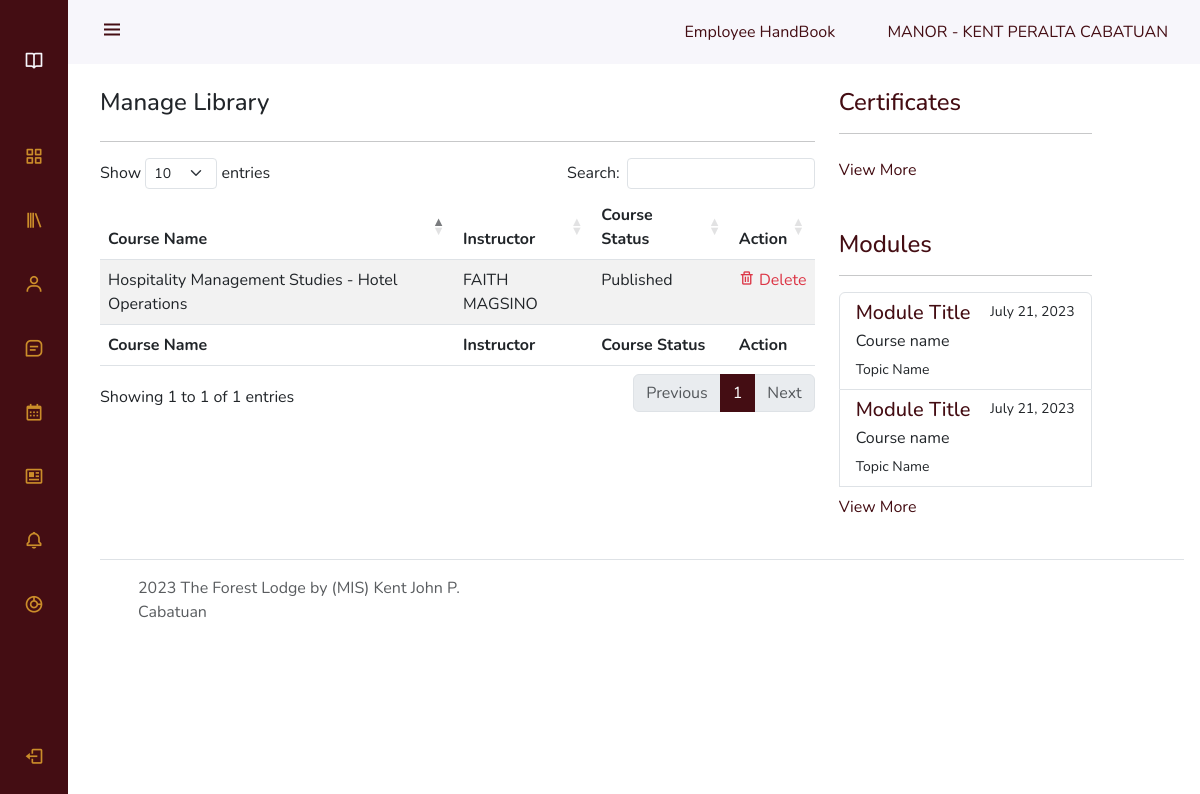
The page /manage_library.php (signed in) on the database its author committed.
### tables this page shows
CREATE TABLE `tbl_employee` (
  `employee_id` int(100) NOT NULL,
  `employee_username` varchar(255) NOT NULL,
  `employee_mobile_number` varchar(50) NOT NULL,
  `employee_email` varchar(255) NOT NULL,
  `employee_password` varchar(255) NOT NULL,
  `employee_first_name` varchar(50) NOT NULL,
  `employee_last_name` varchar(50) NOT NULL,
  `employee_middle_name` varchar(20) NOT NULL,
  `employee_suffix` varchar(20) NOT NULL,
  `employee_job_title` varchar(50) NOT NULL,
  `department_id` int(20) NOT NULL,
  `employee_baguio_address` varchar(50) NOT NULL,
  `employee_present_address` varchar(50) NOT NULL,
  `account_type` varchar(20) NOT NULL,
  `account_status` varchar(20) NOT NULL,
  `property` varchar(50) NOT NULL,
  `employee_date_started` varchar(100) NOT NULL,
  `employment_status` varchar(100) NOT NULL,
  `birth_date` varchar(100) NOT NULL,
  `civil_status` varchar(20) NOT NULL
);

CREATE TABLE `tbl_course` (
  `course_id` int(10) NOT NULL,
  `course_name` varchar(50) NOT NULL,
  `course_description` text NOT NULL,
  `instructor_id` int(10) NOT NULL,
  `department_id` int(10) NOT NULL,
  `course_date` varchar(20) NOT NULL,
  `course_status` varchar(15) NOT NULL,
  `cover_image` varchar(255) NOT NULL,
  `certificate_templ` varchar(255) NOT NULL,
  `property` varchar(30) NOT NULL
);

### courses/list_course.php (called while the page is built)
<?php
try{
	require "server/config_main.php";
    include 'server/encrypt_decrypt_get.php';
	$connection=new PDO($dsn, $username, $password, $options);
	$sql="SELECT
    tbl_course.course_id AS 'course_id',
    tbl_course.course_name AS 'course_name',
    tbl_course.course_description AS 'course_description',
    tbl_course.instructor_id AS 'instructor_id',
    tbl_employee.employee_first_name AS 'employee_first_name',
    tbl_employee.employee_last_name AS 'employee_last_name',
    tbl_course.course_date AS 'course_date',
    tbl_course.course_status AS 'course_status',
    tbl_course.cover_image AS 'cover_image'
    FROM tbl_course
    JOIN tbl_employee ON tbl_course.instructor_id = tbl_employee.employee_id";
	$statement_list_course = $connection->prepare($sql);
  	$statement_list_course->execute();
	$result_list_course = $statement_list_course->fetchAll();
} catch(PDOException $error){
    header('Location: errors/404');
}
?>

### server/common.php (called while the page is built, shortened)
<?php
function escape($html) {
    return htmlspecialchars($html, ENT_QUOTES | ENT_SUBSTITUTE, "UTF-8");
}
?>

### server/encrypt_decrypt_get.php (called while the page is built, shortened)
<?php
function base64_url_encode($input) {
    return strtr(base64_encode($input), '+/=', '._-');
}
?>

### manage_library.php (the view, shortened to what this page needs)
<?php include 'templates/dashboard_header.php' ?>
<?php include 'courses/add_course.php'?>
<?php include 'courses/list_course.php'?>
<?php include 'templates/navbar.php' ?>
    <div class="height-100">
        <div class="row mt-5">
            <div class="col-md-8 mb-3">
                <div class="row">
                    <div class="mt-4">
                        <div class="d-flex justify-content-between">
                            <div>
                                <h4>Manage Library</h4>
                            </div>
                        </div>
                        <hr>
                    </div>
                    <table id="example" class="table table-striped" style="width:100%">
                        <thead>
                            <tr>
                                <th>Course Name</th>
                                <th>Instructor</th>
                                <th>Course Status</th>
                                <th>Action</th>
                            </tr>
                        </thead>
                        <tbody>
                            <?php foreach ($result_list_course as $row) : ?>
                            <tr>
                                <td><?php echo escape($row['course_name']);?></td>
                                <td><?php echo strtoupper(escape($row['employee_first_name']) . ' ' . $row['employee_last_name']);?></td>
                                <td>
                                    <?= (escape($row['course_status']) == 0) ? 'Published':'Draft'; ?>
                                </td>
                                <td>
                                    <a href="manage_library?ml=<?php echo base64_url_encode(escape($row['course_id']));?>" class="text-danger">
                                        <i class='bx bx-trash'></i>
                                        Delete
                                    </a>
                                </td>
                            </tr>
                            <?php endforeach?>
                        </tbody>
                        <tfoot>
                            <tr>
                                <th>Course Name</th>
                                <th>Instructor</th>
                                <th>Course Status</th>
                                <th>Action</th>
                            </tr>
                        </tfoot>
                    </table>
                </div>
            </div>
            <div class="col-md-3 mb-3 mt-4">
                <h4 class="text-success">Certificates</h4>
                <hr>
                <div class="list-group">
                    <a class="text-success pt-2" href="certificates">View More</a>
                </div>
                <h4 class="pt-5 text-success">Modules</h4>
                <hr>
                <div class="list-group">
                    <a href="#" class="list-group-item list-group-item-action flex-column align-items-start">
                        <div class="d-flex w-100 justify-content-between">
                        <h5 class="mb-1 text-success">Module Title</h5>
                        <small>July 21, 2023</small>
                        </div>
                        <p class="mb-1">Course name</p>
                        <small>Topic Name</small>
                    </a>
                    <a href="#" class="list-group-item list-group-item-action flex-column align-items-start">
                        <div class="d-flex w-100 justify-content-between">
                        <h5 class="mb-1 text-success">Module Title</h5>
                        <small>July 21, 2023</small>
                        </div>
                        <p class="mb-1">Course name</p>
                        <small>Topic Name</small>
                    </a>
                    <a class="text-success pt-2" href="#">View More</a>
                </div>
            </div>
        </div>
        <?php include 'templates/footer_style.php'?>
    </div>
<?php include 'templates/dashboard_footer.php' ?>

### templates/navbar.php
<?php $activePage = basename($_SERVER['PHP_SELF'], ".php"); ?>
<header class="header" id="header">
        <div class="header_toggle"> <i class='bx bx-menu' id="header-toggle"></i> </div>
        <div>
            <a class="pe-5" href="handbook">Employee HandBook</a>
            <a href="profile"><?= strtoupper($property . ' - '. $employee_first_name . ' ' . $employee_middle_name . ' ' . $employee_last_name . ' ' . $employee_suffix); ?></a>
        </div>
    </header>
    <div class="l-navbar" id="nav-bar">
        <nav class="nav">
            <div> <a href="#" class="nav_logo"> <i class='bx bx-book-open nav_logo-icon'></i> <span class="nav_logo-name">E-Learning <br> Management <br> System</span> </a>
                <div class="nav_list">
                    <a href="/learnatleisure-lms" class="nav_link <?= ($activePage == 'index') ? 'active':''; ?>"> <i class='bx bx-grid-alt nav_icon'></i> <span class="nav_name">Dashboard</span> </a>
                    <a href="<?php echo $server_link;?>library" class="nav_link <?= (($activePage == 'library') || ($activePage == 'course')) ? 'active':''; ?>"> <i class='bx bx-library nav_icon'></i> <span class="nav_name">My LMS</span> </a>
                    <?php if(($account_type == 'administrator') || ($account_type == 'instructor')):?>
                    <a href="<?php echo $server_link;?>user_accounts" class="nav_link <?= ($activePage == 'user_accounts' || $activePage == 'account') ? 'active':''; ?>"> <i class='bx bx-user nav_icon'></i> <span class="nav_name">Users</span> </a>
                    <?php endif?>
                    <a href="<?php echo $server_link;?>conversations" class="nav_link <?= ($activePage == 'conversations') ? 'active':''; ?>"> <i class='bx bx-message-square-detail nav_icon'></i> <span class="nav_name">Inbox</span> </a>
                    <a href="<?php echo $server_link;?>calendar" class="nav_link <?= ($activePage == 'calendar') ? 'active':''; ?>"> <i class='bx bx-calendar nav_icon'></i> <span class="nav_name">Training Calendar</span> </a>
                    <a href="news" class="nav_link <?= ($activePage == 'news') ? 'active':''; ?>"> <i class='bx bx-news nav_icon'></i> <span class="nav_name">Updates</span> </a>
                    <a href="noticeboard" class="nav_link <?= ($activePage == 'noticeboard') ? 'active':''; ?>"> <i class='bx bx-bell nav_icon'></i> <span class="nav_name">Noticeboard</span> </a>
                    <?php if(($account_type == 'administrator') || ($account_type == 'instructor')):?>
                    <a href="performacereview" class="nav_link <?= ($activePage == 'performacereview') ? 'active':''; ?>"> <i class='bx bx-doughnut-chart nav_icon'></i> <span class="nav_name">Performance Review</span> </a>
                    <?php endif?>
                </div>
            </div> <a href="logout" class="nav_link"> <i class='bx bx-log-out nav_icon'></i> <span class="nav_name">SignOut</span> </a>
        </nav>
    </div>

### css/style.css (style rules this page uses)
.header,body { padding:0 1rem }
.header,.l-navbar { position:fixed;top:0;transition:.5s;z-index:var(--z-fixed) }
.header_img,.nav { display:flex;overflow:hidden }
.active::before,.header { background-color:var(--white-color) }
:root { --header-height:3rem;--nav-width:68px;--first-color:#1A8348;--first-color-light:#78bb95;--white-color:#F7F6FB;--body-font:'Nunito',sans-serif;--normal-font-size:1rem;--z-fixed:100 }
*,::after,::before { box-sizing:border-box }
body { position:relative;margin:var(--header-height) 0 0 0;font-family:var(--body-font);font-size:var(--normal-font-size);transition:.5s }
a { text-decoration:none }
.header { width:100%;height:var(--header-height);left:0;display:flex;align-items:center;justify-content:space-between }
.header_toggle { color:var(--first-color);font-size:1.5rem;cursor:pointer }
.nav_logo-icon,.nav_logo-name { color:var(--white-color) }
.nav_icon,.nav_logo-icon { font-size:1.25rem }
.l-navbar { left:-30%;width:var(--nav-width);height:100vh;background-color:var(--first-color);padding:.5rem 1rem 0 0 }
.nav { height:100%;flex-direction:column;justify-content:space-between }
.nav_link,.nav_logo { display:grid;grid-template-columns:max-content max-content;align-items:center;column-gap:1rem;padding:.5rem 0 .5rem 1.5rem }
.nav_logo { margin-bottom:2rem }
.nav_link { position:relative;color:var(--first-color-light);margin-bottom:1.5rem;transition:.3s }
.height-100 { height:100vh }
@media screen and (min-width:768px) { body { margin:calc(var(--header-height) + 1rem) 0 0 0;padding-left:calc(var(--nav-width) + 2rem) } }
@media screen and (min-width:768px) { .header { height:calc(var(--header-height) + 1rem);padding:0 2rem 0 calc(var(--nav-width) + 2rem) } }
@media screen and (min-width:768px) { .l-navbar { left:0;padding:1rem 1rem 0 0 } }

### templates/dashboard_header.php (style rules this page uses)
.l-navbar { background-color: #440D13; }
.text-success { color:#440D13 !important; }
.nav_link { color: #CB8D2A; }
#header-toggle { color:#440D13 !important; }
a { color: #440D13; }

### rows shown on the page
tbl_employee: property+employee_first_name+employee_middle_name "MANOR - KENT PERALTA CABATUAN"
tbl_course: course_name "Hospitality Management Studies - Hotel Operations", tbl_employee.employee_first_name+employee_last_name "FAITH MAGSINO", course_status "Published"
